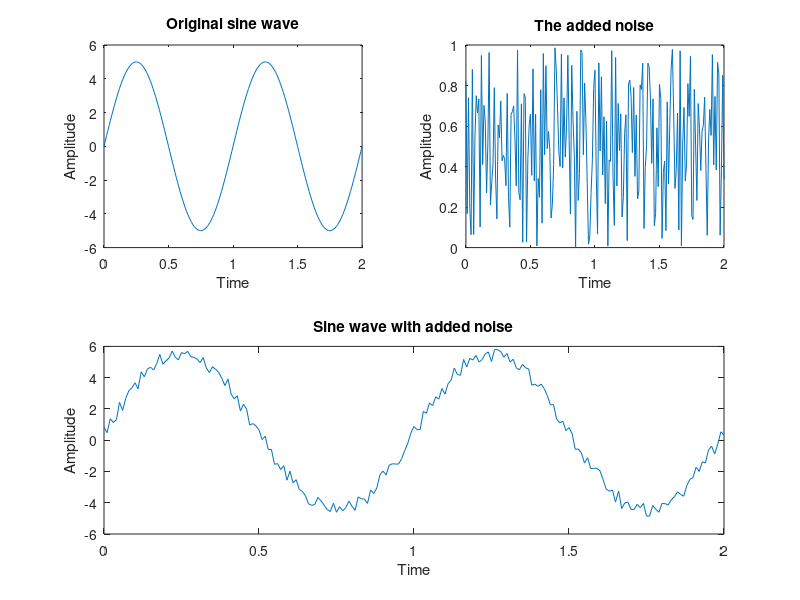

MATLAB code to generate this figure: (Note: this script raises an error after producing the figure.)
t = 0:0.01:2;
a = 5;
f = 1;

y = a * sin(2 * pi * f * t);
ns = rand(1, length(t));

subplot(2, 2, 1)
plot(t, y)

title("Original sine wave")
xlabel("Time")
ylabel("Amplitude")

subplot(2, 2, 2)
plot(t, ns)

title("The added noise");
xlabel("Time");
ylabel("Amplitude");

subplot(2, 1, 2)
plot(t, ns + y)

title("Sine wave with added noise");
xlabel("Time");
ylabel("Amplitude");


sgtitle("Noisy sine wave, Sadbhav Adhikari, ACE079BCT054")